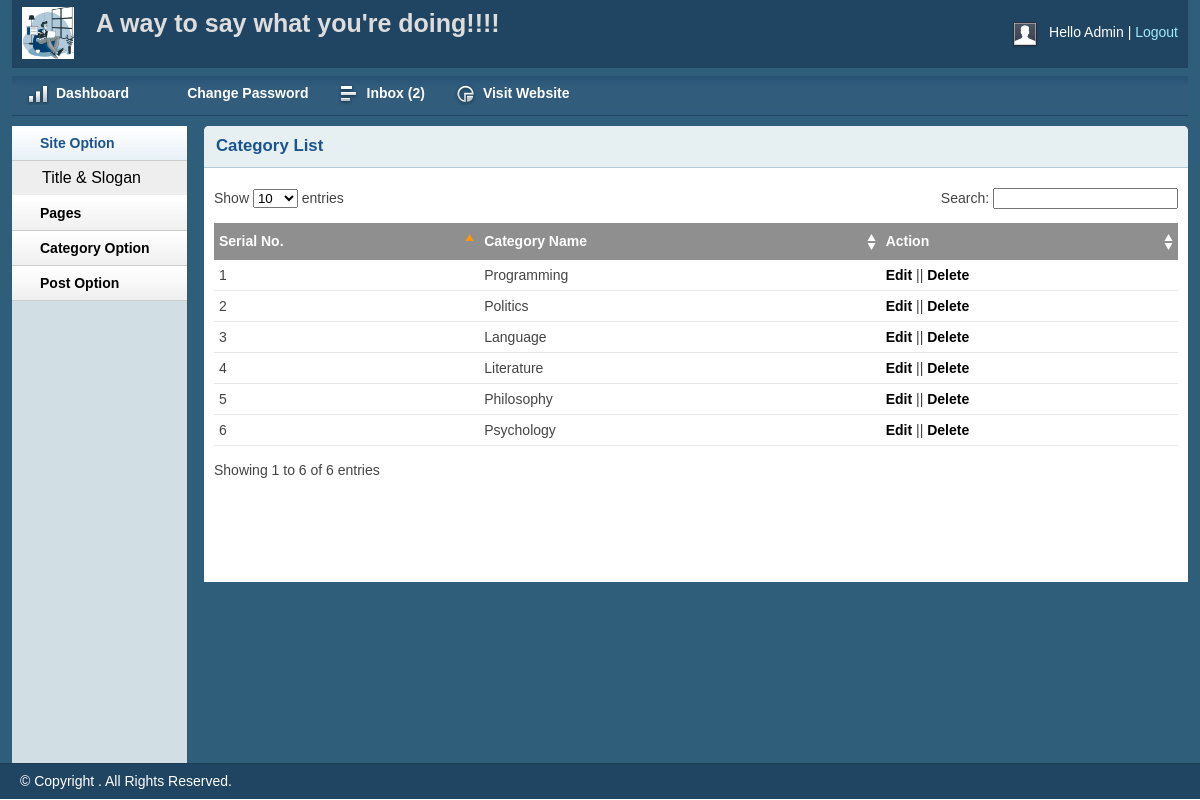
The page /admin/catlist.php (signed in) on the database its author committed.
### tables this page shows
CREATE TABLE `tbl_category` (
  `id` int(11) NOT NULL,
  `name` varchar(50) NOT NULL
);

### lib/Database.php (called while the page is built, shortened)
<?php
Class Database{
	public $host   = DB_HOST;
	public $user   = DB_USER;
	public $pass   = DB_PASS;
	public $dbname = DB_NAME;
	public $link;
	private function connectDB(){
	$this->link = new mysqli($this->host, $this->user, $this->pass, $this->dbname);
 }
	public function select($query){
		$result = $this->link->query($query) or die($this->link->error.__LINE__);
		if($result->num_rows > 0){
			return $result;
		} else {
			return false;
		}
	}
}

### admin/catlist.php (the view, shortened to what this page needs)
<?php include 'inc/header.php'?>
<?php include 'inc/sidebar.php'?>
        <div class="grid_10">
            <div class="box round first grid">
                <h2>Category List</h2>
                <div class="block">
                    <table class="data display datatable" id="example">
					<thead>
						<tr>
							<th>Serial No.</th>
							<th>Category Name</th>
							<th>Action</th>
						</tr>
					</thead>
					<tbody>
						<?php
						$query = "SELECT * FROM tbl_category ORDER BY id";
						$category = $db->select($query);
						$i = 0;
						if ($category) {
							while ($result = $category->fetch_assoc()) {
								$i++;
						?>
						<tr class="odd gradeX">
							<td><?php echo $i;?></td>
							<td><?php echo $result['name'];?></td>
							<td><a  href="editcat.php?id=<?php echo $result['id'];?>">Edit</a>
							|| <a onclick="return confirm('Are You Sure to Delete');"href="?id=<?php echo $result['id'];?>">Delete</a></td>
						</tr>
						<?php } }?>
					</tbody>
				</table>
               </div>
            </div>
        </div>
        <?php include 'inc/footer.php';?>

### admin/css/layout.css (style rules this page uses)
body { background: #fff none repeat scroll 0 0; color: #444; font-size: 14px; padding: 0; }
a { color: #000; font-weight:bold; text-decoration: none; }
h1, h2, h3, h4, h5, h6 { line-height:1.2em; margin-bottom:.3em; }
h2 { margin-top:1em; }
.box { background:#fff; margin-bottom:20px; padding:10px 10px 10px 10px; margin-left:-8px; }
.box.grid { padding-bottom:40px; }
.box.round { -moz-border-radius: 5px 5px 0px 0px; -webkit-border-radius: 5px 5px 0px 0px; border-radius: 5px 5px 0px 0px; }
.box h2 { font-size:1.2em; font-weight:bold; color:#1B548D; background:#E6F0F3; margin:-10px -10px 0 -10px; padding:10px 12px; border-bottom:1px solid #B3CBD6; -moz-border-radius: 5px 5px 0px 0px; -webkit-border-radius: 5px 5px 0px 0px; border-radius: 5px 5px 0px 0px; }
.box.first { min-height: 406px; }
.block { padding-top:20px; }
.block { padding-bottom:1px; }
table.display { margin: 0 auto; clear: both; width: 100%; }
.sorting_asc { background: #8f8f8f url(../img/table/sort_asc.png) no-repeat center right; padding:8px 5px; text-align:left; color:#fff; }
.sorting { background:#8f8f8f url(../img/table/sort_both.png) no-repeat center right; padding:8px 5px; text-align:left; color:#fff; }
tr.odd { height: 30px; line-height: 30px; border-bottom:1px solid #e6e6e6; }
tr.even { height: 30px; line-height: 30px; border-bottom:1px solid #e6e6e6; }
tr.odd td, tr.even td { padding-left:5px; }

### rows shown on the page
tbl_category: name "Programming"
tbl_category: name "Politics"
tbl_category: name "Language"
tbl_category: name "Literature"
tbl_category: name "Philosophy"
tbl_category: name "Psychology"

### other values the page prints
$count "2"
